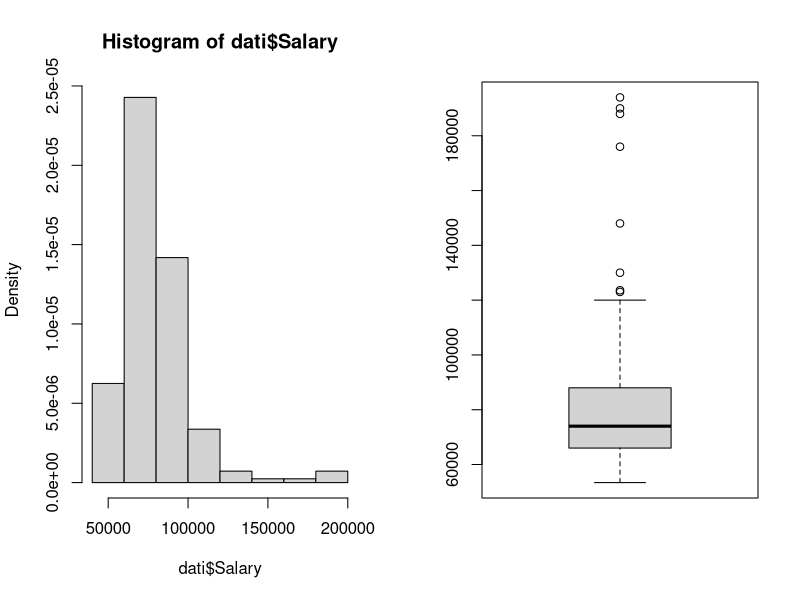
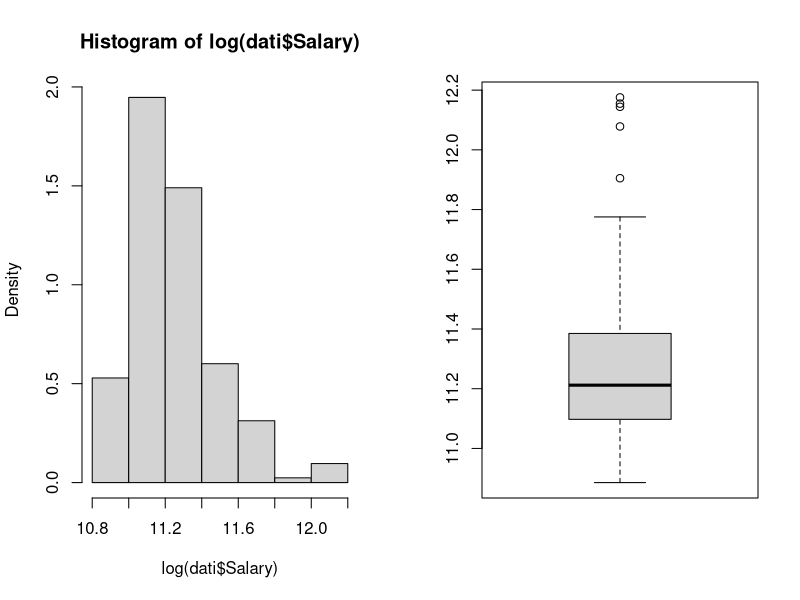
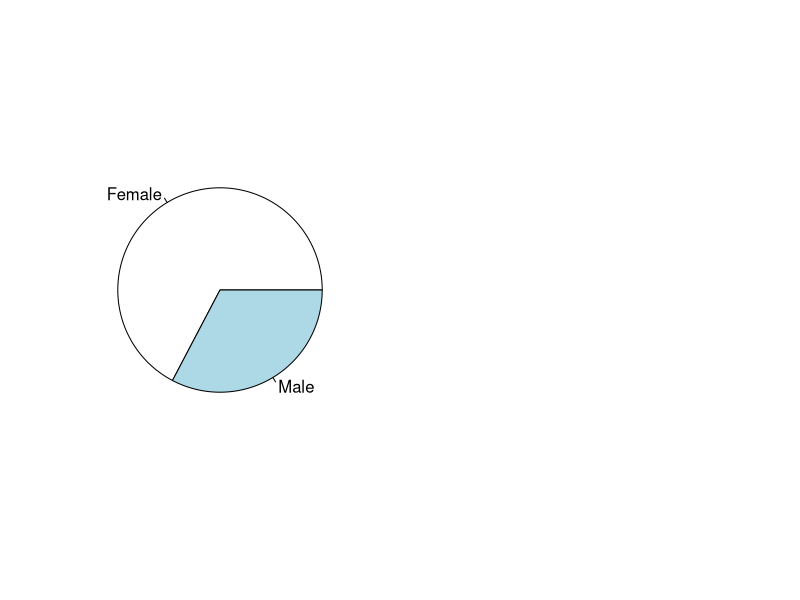
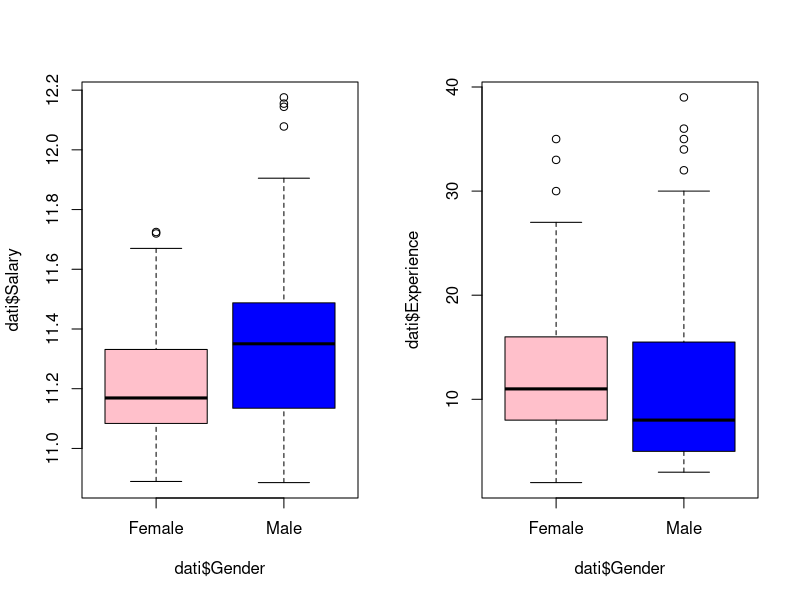
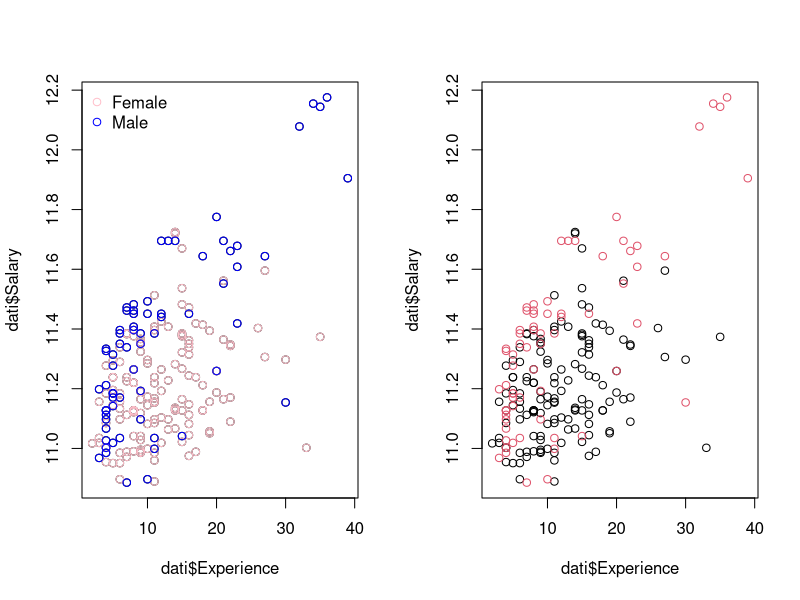
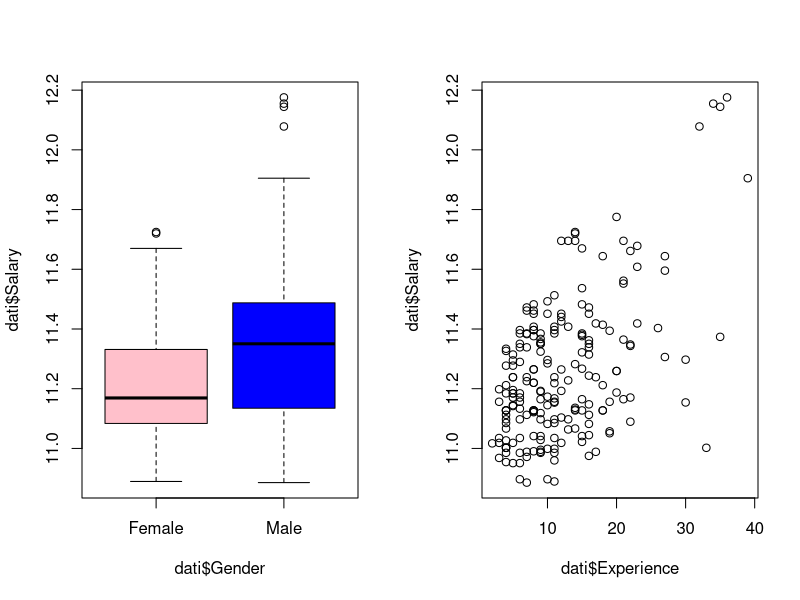
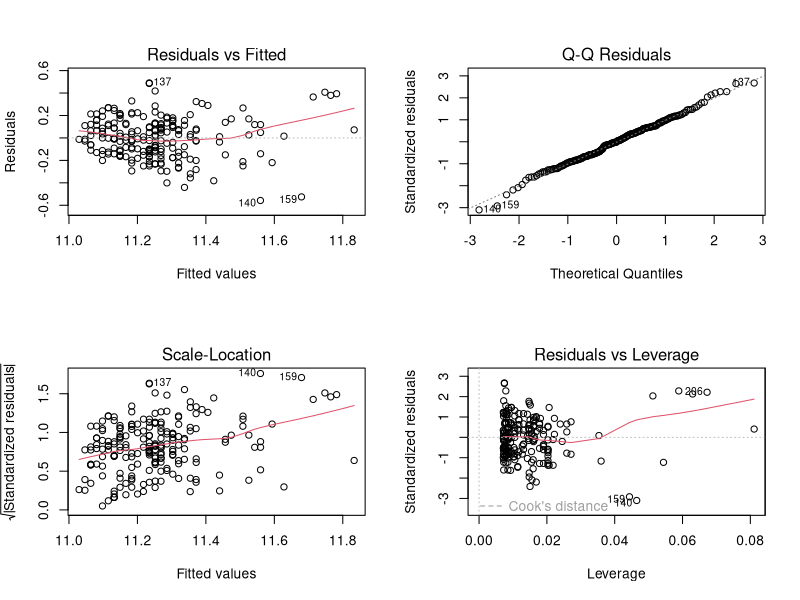
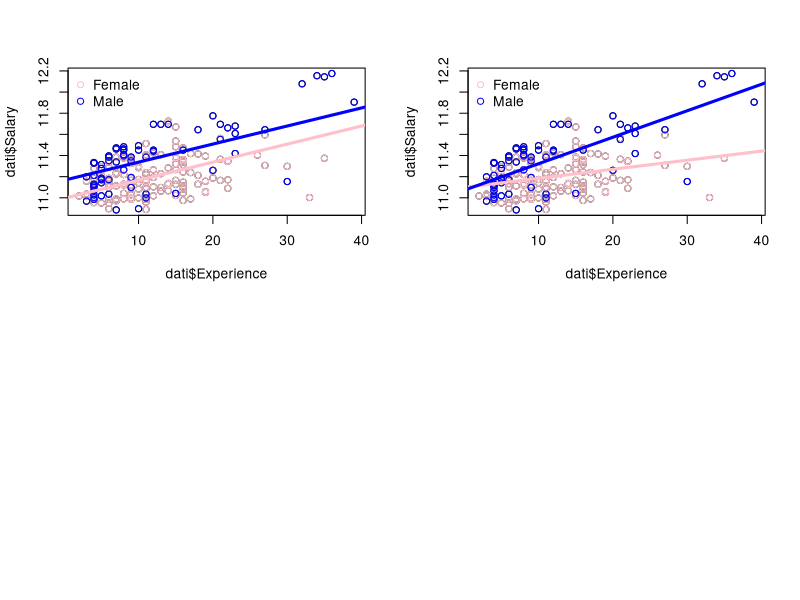

These charts were generated, in order, by the following R code:
## formato csv

dati <- read.csv('Gender_Discrimination.csv', sep=',')
# dati <- read.csv2('Gender_Discrimination.csv', sep=',')

summary(dati)

is.factor(dati$Gender)
table(dati$Gender)

dati$Gender <- as.factor(dati$Gender)

is.factor(dati$Gender)
levels(dati$Gender)

par(mfrow=c(1,2))
hist(dati$Salary, prob=TRUE)
boxplot(dati$Salary)

hist(log(dati$Salary), prob=TRUE)
boxplot(log(dati$Salary))

dati$Salary <- log(dati$Salary)

pie(table(dati$Gender))

# DEDUZIONI GRAFICHE
# I maschi prendono più soldi con variabilità maggiore (baffi lunghi) e mediana più alta (barra nera)
# I maschi hanno una mediana di esperienza più bassa e variabilità più alta
# Mi aspetto che: gender è molto importante per il salario; esperience è legato al gender
par(mfrow=c(1,2))
boxplot(dati$Salary ~ dati$Gender, col=c('pink', 'blue'))
boxplot(dati$Experience ~ dati$Gender, col=c('pink', 'blue'))
# Il grafico di dispersione è molto disperso, però non so dire se è così in generale, oppure se il problema è che manca il genere.
par(mfrow=c(1,2))
plot(dati$Experience, dati$Salary)
# ora coloriamo i dati
points(dati$Experience[dati$Gender=='Female'], dati$Salary[dati$Gender=='Female'], col='pink')
points(dati$Experience[dati$Gender=='Male'], dati$Salary[dati$Gender=='Male'], col='blue')
# pch: tipo del punto, bty='n': rimuove il box
legend('topleft', legend=c('Female', 'Male'), pch=c(1,1), col=c('pink', 'blue'), bty='n')
# Colore automatico dei punti nel grafico (1 rosso, 0 nero)
plot(dati$Experience, dati$Salary, col=dati$Gender)

# Modello
summary(dati)
modello <- lm(dati$Salary ~ dati$Gender + dati$Experience)
summary(modello)

boxplot(dati$Salary ~ dati$Gender, col=c('pink', 'blue'))
plot(dati$Experience, dati$Salary)
par(mfrow=c(2,2))
plot(modello)

## per female lsalary previsto=10.995323 + 0.017092 Experience
## per male lsalary previsto=10.995323 + 0.171236 + 0.017092 Experience
plot(dati$Experience, dati$Salary)
# ora coloriamo i dati
points(dati$Experience[dati$Gender=='Female'], dati$Salary[dati$Gender=='Female'], col='pink')
points(dati$Experience[dati$Gender=='Male'], dati$Salary[dati$Gender=='Male'], col='blue')
# pch: tipo del punto, bty='n': rimuove il box
legend('topleft', legend=c('Female', 'Male'), pch=c(1,1), col=c('pink', 'blue'), bty='n')

abline(10.995323, 0.017092, col='pink', lwd=3)
abline(10.995323+ 0.171236, 0.017092, col='blue', lwd=3)

# mettiamo in relazione Gender e Esperienza
modello2 <- lm(Salary ~ Gender * Experience, data=dati)
# Ora male non è più molto significativo...
summary(modello2)


plot(dati$Experience, dati$Salary)
points(dati$Experience[dati$Gender=='Female'], dati$Salary[dati$Gender=='Female'], col='pink')
points(dati$Experience[dati$Gender=='Male'], dati$Salary[dati$Gender=='Male'], col='blue')
# pch: tipo del punto, bty='n': rimuove il box
legend('topleft', legend=c('Female', 'Male'), pch=c(1,1), col=c('pink', 'blue'), bty='n')

abline(11.098597, 0.008577, col='pink', lwd=3)
abline(11.098597-0.026681, 0.008577+0.016480, col='blue', lwd=3)

par(mfrow=c(2,2))
plot(modello2)

## previsione Salary, per uomo/donna 20 anni di experience
## (rimuovo il logaritmo con exp())
exp(11.098597-0.026681 + 0.008577*20+0.016480*20)
exp(11.098597 + 0.008577*20)

exp(predict(modello2, newdata=data.frame(list(Gender='Male', Experience=20))))
exp(predict(modello2, newdata=data.frame(list(Gender='Female', Experience=20))))



plot(dati$Experience, exp(dati$Salary))
points(dati$Experience[dati$Gender=='Female'], exp(dati$Salary[dati$Gender=='Female']), col='pink')
points(dati$Experience[dati$Gender=='Male'], exp(dati$Salary[dati$Gender=='Male']), col='blue')
# pch: tipo del punto, bty='n': rimuove il box
legend('topleft', legend=c('Female', 'Male'), pch=c(1,1), col=c('pink', 'blue'), bty='n')

# curve() funziona in due modi:
# se la voglio disegnare su un grafico già creato, usa l'ascissa già nel grafico
# altrimenti devo specificarla.
# Le "x" sono le ascisse già presenti
curve(exp(11.098597 + 0.008577*x), col='pink', add=TRUE)
curve(exp(11.098597-0.026681 + (0.008577+0.016480)*x), col='blue', add=TRUE)

